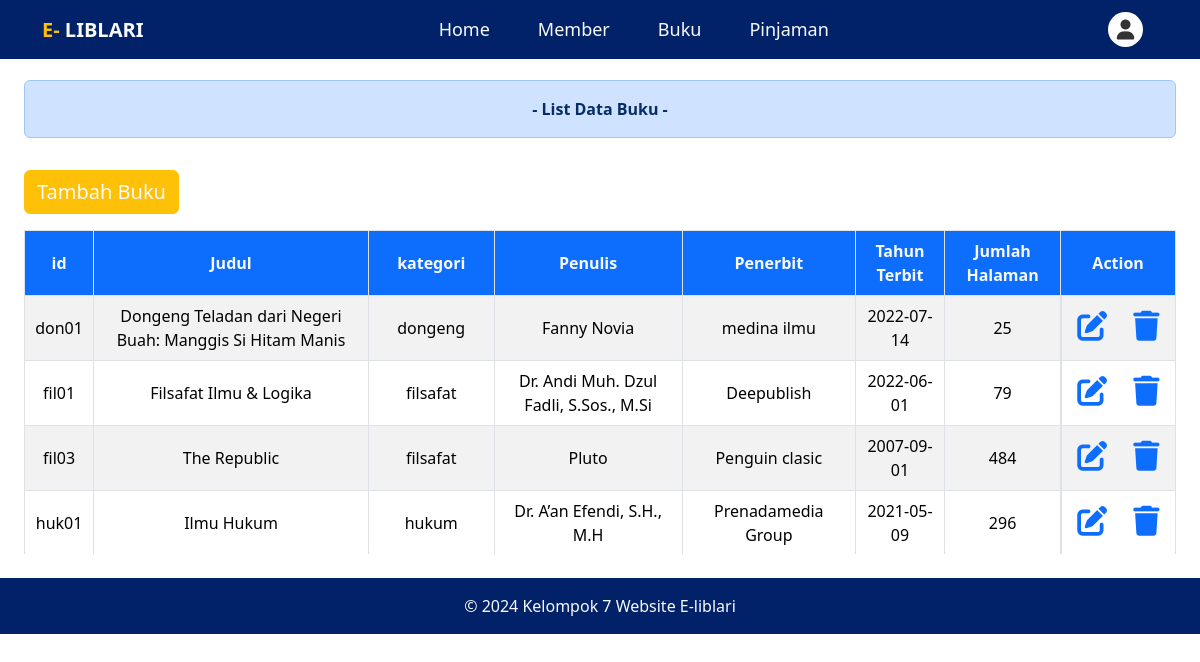
The app's page /admin/data_buku.php (signed in) with its own data.
### tables this page shows
CREATE TABLE `buku` (
  `id_buku` varchar(20) NOT NULL,
  `cover` varchar(255) NOT NULL,
  `kategori` varchar(255) NOT NULL,
  `judul` varchar(255) NOT NULL,
  `penulis` varchar(255) NOT NULL,
  `penerbit` varchar(255) NOT NULL,
  `tahun_terbit` date NOT NULL,
  `jumlah_halaman` int(11) NOT NULL,
  `deskripsi_buku` text NOT NULL
);

### config/config.php (called while the page is built, shortened)
<?php
$host = "127.0.0.1";
$username = "root";
$password = "";
$database_name = "library_uas";
$connection = mysqli_connect($host, $username, $password, $database_name);
function queryReadData($query, $params = []) {
  global $connection;
  $stmt = mysqli_prepare($connection, $query);
  mysqli_stmt_execute($stmt);
  $result = mysqli_stmt_get_result($stmt);
  $items = [];
  while ($item = mysqli_fetch_assoc($result)) {
    $items[] = $item;
  }
  return $items;
}
?>

### admin/data_buku.php (the view, shortened to what this page needs)
<?php
require "../config/config.php";
$buku = queryReadData("SELECT * FROM buku");
?>
<!DOCTYPE html>
<html lang="en">
<head>
    <link rel="stylesheet" href="../style/admin/data_buku.css">
    <link href="https://cdn.jsdelivr.net/npm/bootstrap@5.3.2/dist/css/bootstrap.min.css" rel="stylesheet"
>
</head>
<body>
    <div class="navbar navbar-expand-lg navbar-light fixed-top mb-5" style="background-color:#012269">
        <div class="container">
            <a class="navbar-brand text-light" href="#"><span class="text-warning">E- </span>LIBLARI</a>
            <div class="collapse navbar-collapse justify-content-center" id="navbarSupportedContent">
                <ul class="navbar-nav">
                    <li class="nav-item">
                        <a class="nav-link text-light mx-3" href="dashboard_admin.php">Home</a>
                    </li>
                    <li class="nav-item">
                        <a class="nav-link text-light mx-3" href="data_member.php">Member</a>
                    </li>
                    <li class="nav-item">
                        <a class="nav-link text-light mx-3" href="data_buku.php">Buku</a>
                    </li>
                    <li class="nav-item">
                        <a class="nav-link text-light mx-3" href="data_pinjam.php">Pinjaman</a>
                    </li>
                </ul>
            </div>
            <div class="d-grid gap-2 d-md-flex justify-content-md-end">
                <div class="dropdown">
                    <i class="fa-solid fa-user text-center" id="dropdownMenuButton" data-bs-toggle="dropdown"
                        aria-expanded="false"
                        style="font-size:20px;background-color:white;color:#333333;border-radius:50%;width:35px;height:35px;cursor:pointer;display: flex; align-items: center; justify-content: center;"></i>
                </div>
            </div>
        </div>
    </div>
    <div class="p-4 mt-5">
        <div class="mt-2 alert alert-primary fw-bold text-capitalize text-center" role="alert">- List Data Buku -
        </div>
        <div class="table-responsive mt-3" style="max-height: 400px; overflow-y: auto;">
            <a class="btn btn-warning text-light mb-3 mt-3" href="tambah_buku.php"
                style="font-size:20px;font-weight:500;">Tambah
                Buku</a>
            <table class="table table-striped table-hover table-bordered">
                <thead class="text-center align-middle">
                    <tr>
                        <th class="bg-primary text-light">id</th>
                        <th class="bg-primary text-light">Judul</th>
                        <th class="bg-primary text-light">kategori</th>
                        <th class="bg-primary text-light">Penulis</th>
                        <th class="bg-primary text-light">Penerbit</th>
                        <th class="bg-primary text-light">Tahun Terbit</th>
                        <th class="bg-primary text-light">Jumlah Halaman</th>
                        <th class="bg-primary text-light">Action</th>
                    </tr>
                </thead>
                <?php foreach($buku as $item) : ?>
                <tr class="text-center align-middle">
                    <td><?=$item["id_buku"];?></td>
                    <td><?=$item["judul"];?></td>
                    <td><?=$item["kategori"];?></td>
                    <td><?=$item["penulis"];?></td>
                    <td><?=$item["penerbit"];?></td>
                    <td><?=$item["tahun_terbit"];?></td>
                    <td><?=$item["jumlah_halaman"];?></td>
                    <td class="d-flex justify-content-center gap-3" style="font-size: 20px; padding: 10px;">
                        <a href="editbuku.php?id_buku=<?= $item["id_buku"]; ?>" id="buku" style="padding: 5px;">
                            <i class="fa-solid fa-pen-to-square" style="font-size: 1.5em;"></i>
                        </a>
                        <a href="delete.php?id_buku=<?= $item["id_buku"]; ?>"
                            onclick="return confirm('Yakin ingin menghapus data buku ? ');" style="padding: 5px;">
                            <i class="fa-solid fa-trash" style="font-size: 1.5em;"></i>
                        </a>
                    </td>
                </tr>
                <?php endforeach;?>
            </table>
        </div>
    </div>
    <div class="text-center p-3 text-light" style="background-color:#012269">
        &copy; 2024 Kelompok 7 Website E-liblari
    </div>
</body>
</html>

### style/admin/data_buku.css (style rules this page uses)
.navbar-brand { font-size: 40px; font-weight: 700; }
.dropdown { position: relative; display: inline-block; width: 50px; }
.nav-item { font-size: 18px; font-weight: 500; }

### records on screen
buku: id_buku "don01", judul "Dongeng Teladan dari Negeri Buah: Manggis Si Hitam Manis", kategori "dongeng", penulis "Fanny Novia", penerbit "medina ilmu", tahun_terbit "2022-07-14", jumlah_halaman "25"
buku: id_buku "fil01", judul "Filsafat Ilmu & Logika", kategori "filsafat", penulis "Dr. Andi Muh. Dzul Fadli, S.Sos., M.Si", penerbit "Deepublish", tahun_terbit "2022-06-01", jumlah_halaman "79"
buku: id_buku "fil03", judul "The Republic", kategori "filsafat", penulis "Pluto", penerbit "Penguin clasic", tahun_terbit "2007-09-01", jumlah_halaman "484"
buku: id_buku "huk01", judul "Ilmu Hukum", kategori "hukum", penulis "Dr. A’an Efendi, S.H., M.H", penerbit "Prenadamedia Group", tahun_terbit "2021-05-09", jumlah_halaman "296"
